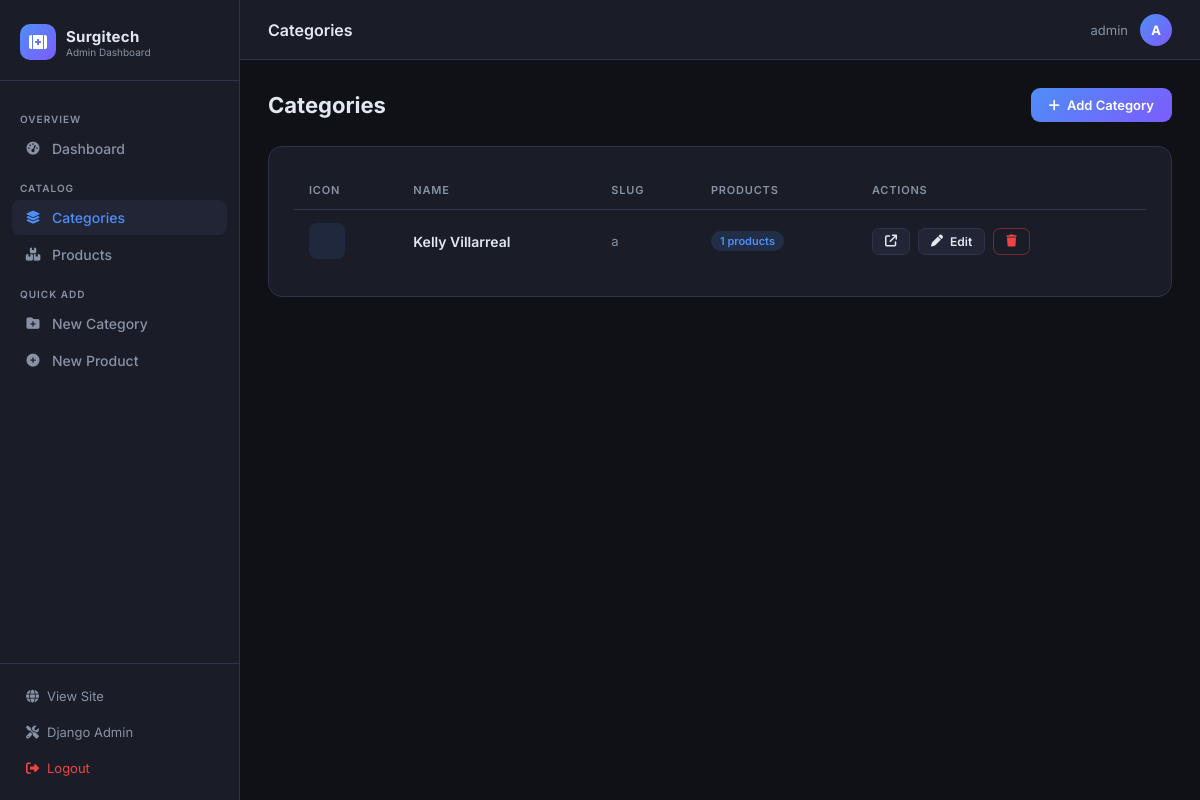
Screenshot of /dashboard/categories/ (signed in) with the database file from the repository.
### apps/products/models.py (models this page shows, shortened)
class Category(models.Model):
    name = models.CharField(max_length=200)
    slug = models.SlugField(unique=True, blank=True)
    icon = models.CharField(max_length=50, blank=True, null=True, help_text="FontAwesome icon class (e.g., fa-solid fa-bed)")
    class Meta:
        verbose_name_plural = 'Categories'
        ordering = ['name']
    def get_absolute_url(self):
        return reverse('products:category_products', kwargs={'slug': self.slug})

### apps/dashboard/views.py (the view)
# urls.py: path('categories/', views.category_list, name='category_list'),
@staff_member_required(login_url='/admin/login/')
def category_list(request):
    categories = Category.objects.all()
    return render(request, 'dashboard/categories/list.html', {'categories': categories})

### templates/dashboard/categories/list.html (shortened to what this page needs)
{% extends 'dashboard/base.html' %}
{% block nav_cat %}active{% endblock %}
{% block topbar_title %}Categories{% endblock %}
{% block content %}
<div class="page-header">
  <h1>Categories</h1>
  <a href="{% url 'dashboard:category_add' %}" class="btn btn-primary">
    <i class="fa-solid fa-plus"></i> Add Category
  </a>
</div>
<div class="card">
  <div class="table-wrap">
    <table>
      <thead>
        <tr>
          <th>Icon</th>
          <th>Name</th>
          <th>Slug</th>
          <th>Products</th>
          <th>Actions</th>
        </tr>
      </thead>
      <tbody>
        {% for cat in categories %}
        <tr>
          <td>
            <div style="width:36px;height:36px;background:rgba(79,142,247,.1);border-radius:8px;display:flex;align-items:center;justify-content:center;">
            </div>
          </td>
          <td style="font-weight:600;">{{ cat.name }}</td>
          <td style="color:var(--muted);font-size:13px;">{{ cat.slug }}</td>
          <td><span class="badge badge-blue">{{ cat.products.count }} products</span></td>
          <td>
            <div style="display:flex;gap:8px;">
              <a href="{{ cat.get_absolute_url }}" target="_blank" class="btn btn-ghost btn-sm" title="View on Site">
                <i class="fa-solid fa-arrow-up-right-from-square"></i>
              </a>
              <a href="{% url 'dashboard:category_edit' cat.pk %}" class="btn btn-ghost btn-sm">
                <i class="fa-solid fa-pen"></i> Edit
              </a>
              <a href="{% url 'dashboard:category_delete' cat.pk %}" class="btn btn-danger-outline btn-sm">
                <i class="fa-solid fa-trash"></i>
              </a>
            </div>
          </td>
        </tr>
        {% endfor %}
      </tbody>
    </table>
  </div>
</div>
{% endblock %}

### templates/dashboard/base.html (shortened to what this page needs)
{% load static %}
<!DOCTYPE html>
<html lang="en">
<head>
  <link rel="stylesheet" href="https://cdnjs.cloudflare.com/ajax/libs/font-awesome/6.5.1/css/all.min.css" />
</head>
<body>
  <aside class="sidebar">
    <div class="sidebar-logo">
      <div class="logo-icon"><i class="fa-solid fa-kit-medical"></i></div>
      <div>
        <span>Surgitech</span>
        <small>Admin Dashboard</small>
      </div>
    </div>
    <nav class="sidebar-nav">
      <div class="nav-label">Overview</div>
      <a href="{% url 'dashboard:home' %}" class="nav-link {% block nav_home %}{% endblock %}">
        <i class="fa-solid fa-gauge-high"></i> Dashboard
      </a>
      <div class="nav-label">Catalog</div>
      <a href="{% url 'dashboard:category_list' %}" class="nav-link {% block nav_cat %}{% endblock %}">
        <i class="fa-solid fa-layer-group"></i> Categories
      </a>
      <a href="{% url 'dashboard:product_list' %}" class="nav-link {% block nav_prod %}{% endblock %}">
        <i class="fa-solid fa-boxes-stacked"></i> Products
      </a>
      <div class="nav-label">Quick Add</div>
      <a href="{% url 'dashboard:category_add' %}" class="nav-link">
        <i class="fa-solid fa-folder-plus"></i> New Category
      </a>
      <a href="{% url 'dashboard:product_add' %}" class="nav-link">
        <i class="fa-solid fa-circle-plus"></i> New Product
      </a>
    </nav>
    <div class="sidebar-footer">
      <a href="/"><i class="fa-solid fa-globe"></i> View Site</a>
      <a href="/admin/" style="margin-top:4px;"><i class="fa-solid fa-screwdriver-wrench"></i> Django Admin</a>
      <a href="/admin/logout/" style="margin-top:4px;color:var(--danger);"><i class="fa-solid fa-right-from-bracket"></i> Logout</a>
    </div>
  </aside>
  <div class="main">
    <header class="topbar">
      <span class="topbar-title">{% block topbar_title %}Dashboard{% endblock %}</span>
      <div class="topbar-right">
        <span style="font-size:13px;color:var(--muted);">{{ request.user.username }}</span>
        <div class="topbar-avatar">{{ request.user.username|first|upper }}</div>
      </div>
    </header>
    <div class="page-body">
      {% block content %}{% endblock %}
    </div>
  </div>
</body>
</html>

### templates/dashboard/base.html (style rules this page uses)
*, *::before, *::after { box-sizing: border-box; margin: 0; padding: 0; }
:root { --bg: #0f1117; --surface: #1a1d27; --surface2: #222536; --border: #2e3347; --accent: #4f8ef7; --accent2: #7c5cfc; --success: #22c55e; --warning: #f59e0b; --danger: #ef4444; --text: #e2e8f0; --muted: #8892a4; --sidebar-w: 240px; }
body { font-family: 'Inter', sans-serif; background: var(--bg); color: var(--text); display: flex; min-height: 100vh; }
.sidebar { width: var(--sidebar-w); background: var(--surface); border-right: 1px solid var(--border); display: flex; flex-direction: column; position: fixed; top: 0; left: 0; bottom: 0; z-index: 100; transition: transform .3s; }
.sidebar-logo { padding: 24px 20px 20px; border-bottom: 1px solid var(--border); display: flex; align-items: center; gap: 10px; }
.sidebar-logo .logo-icon { width: 36px; height: 36px; background: linear-gradient(135deg, var(--accent), var(--accent2)); border-radius: 10px; display: flex; align-items: center; justify-content: center; font-size: 16px; color: #fff; }
.sidebar-logo span { font-size: 15px; font-weight: 700; letter-spacing: .3px; }
.sidebar-logo small { display: block; font-size: 10px; color: var(--muted); font-weight: 400; }
.sidebar-nav { flex: 1; padding: 16px 12px; overflow-y: auto; }
.nav-label { font-size: 10px; font-weight: 600; letter-spacing: 1px; color: var(--muted); text-transform: uppercase; padding: 0 8px; margin: 16px 0 6px; }
.nav-link { display: flex; align-items: center; gap: 10px; padding: 9px 12px; border-radius: 8px; font-size: 14px; font-weight: 500; color: var(--muted); text-decoration: none; transition: all .2s; margin-bottom: 2px; }
.nav-link i { width: 18px; text-align: center; font-size: 13px; }
.nav-link:hover, .nav-link.active { background: var(--surface2); color: var(--text); }
.nav-link.active { color: var(--accent); }
.nav-link.active i { color: var(--accent); }
.sidebar-footer { padding: 16px; border-top: 1px solid var(--border); }
.sidebar-footer a { display: flex; align-items: center; gap: 8px; font-size: 13px; color: var(--muted); text-decoration: none; padding: 8px 10px; border-radius: 8px; transition: all .2s; }
.main { margin-left: var(--sidebar-w); flex: 1; display: flex; flex-direction: column; min-height: 100vh; }
.topbar { background: var(--surface); border-bottom: 1px solid var(--border); padding: 0 28px; height: 60px; display: flex; align-items: center; justify-content: space-between; position: sticky; top: 0; z-index: 50; }
.topbar-title { font-size: 16px; font-weight: 600; }
.topbar-right { display: flex; align-items: center; gap: 12px; }
.topbar-avatar { width: 32px; height: 32px; background: linear-gradient(135deg, var(--accent), var(--accent2)); border-radius: 50%; display: flex; align-items: center; justify-content: center; font-size: 13px; font-weight: 700; color: #fff; }
.page-body { padding: 28px; flex: 1; }
.card { background: var(--surface); border: 1px solid var(--border); border-radius: 14px; padding: 24px; }
.table-wrap { overflow-x: auto; border-radius: 14px; }
table { width: 100%; border-collapse: collapse; font-size: 14px; }
thead tr { border-bottom: 1px solid var(--border); }
th { padding: 12px 16px; text-align: left; font-size: 11px; font-weight: 600; letter-spacing: .8px; text-transform: uppercase; color: var(--muted); }
td { padding: 13px 16px; border-bottom: 1px solid var(--border); vertical-align: middle; }
tr:last-child td { border-bottom: none; }
tbody tr { transition: background .15s; }
.badge { display: inline-flex; align-items: center; padding: 3px 9px; border-radius: 20px; font-size: 11px; font-weight: 600; }
.badge-blue { background: rgba(79,142,247,.15); color: var(--accent); }
.btn { display: inline-flex; align-items: center; gap: 7px; padding: 9px 18px; border-radius: 9px; border: none; font-size: 13px; font-weight: 600; cursor: pointer; text-decoration: none; transition: all .2s; }
.btn-primary { background: linear-gradient(135deg, var(--accent), var(--accent2)); color: #fff; }
.btn-ghost { background: var(--surface2); color: var(--text); border: 1px solid var(--border); }
.btn-danger-outline { background: transparent; color: var(--danger); border: 1px solid rgba(239,68,68,.4); }
.btn-sm { padding: 5px 12px; font-size: 12px; border-radius: 7px; }
.page-header { display: flex; align-items: center; justify-content: space-between; margin-bottom: 24px; gap: 12px; flex-wrap: wrap; }
.page-header h1 { font-size: 22px; font-weight: 700; }

### rows the page displays
Category: name "Kelly Villarreal", slug "a", products.count "1"

### other values shown
{{ request.user.username }} "admin"
{{ request.user.username|first|upper }} "A"
